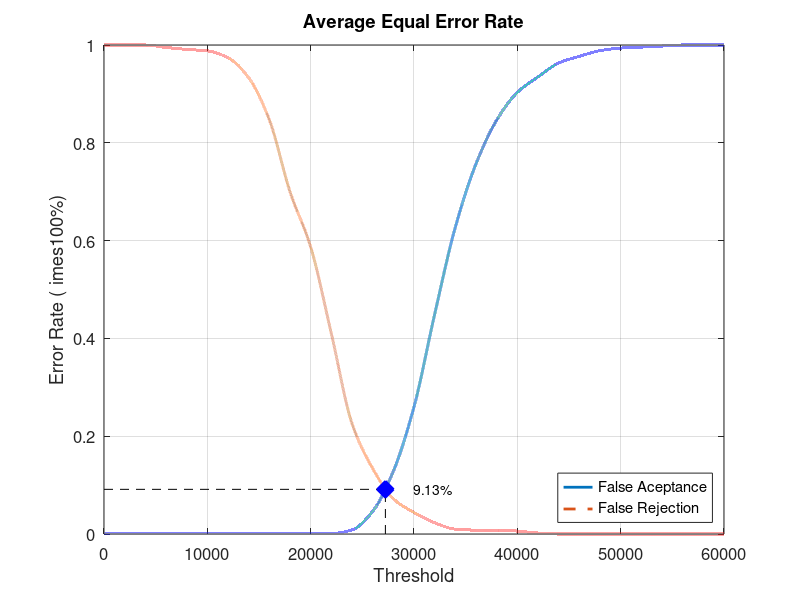
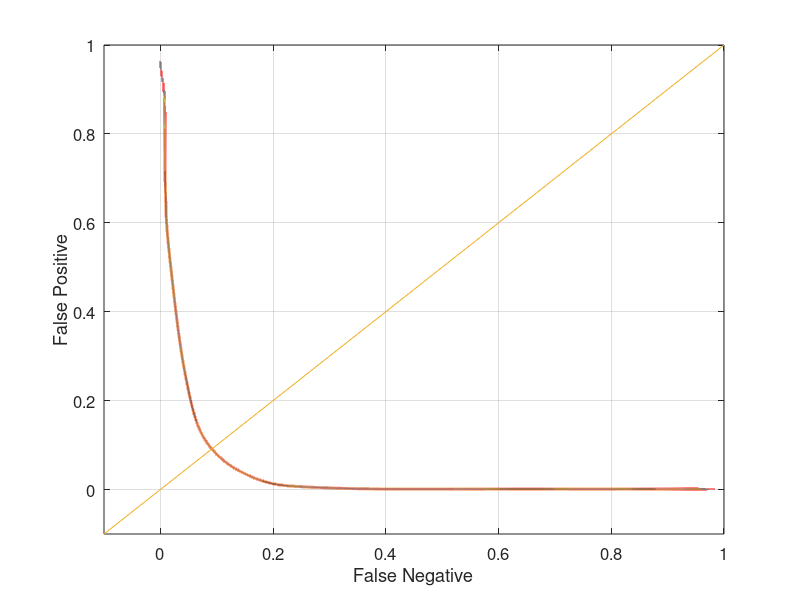

MATLAB code to generate these figures, in order:
close all;
clear;
clc;
x = 0:2000:60000;
xq = 0:0.5:60000;

y0 = [0 0.00105263 0.00105263 0.00105263 0.00105263 0.00105263 0.00105263 0.00105263 0.00105263 0.00105263 0.00105263 0.00105263 0.00842105 0.0463158 0.128421 0.26 0.449474 0.627368 0.756842 0.846316 0.903158 0.934737 0.963158 0.976842 0.988421 0.993684 0.99579 0.997895 1 1 1]
yy0 = interp1(x, y0, xq, 'pchip');
y1 = [1 1 1 0.995 0.991 0.988 0.974 0.933 0.847 0.7 0.587 0.41 0.226 0.134 0.072 0.044 0.023 0.01 0.008 0.008 0.006 0.002 0 0 0 0 0 0 0 0 0]
yy1 = interp1(x, y1, xq, 'pchip');

% Calculating EER: 
y2 = abs(y0 - y1);
find(y2 == min(y2))
yy2 = abs(yy0 - yy1);
xEER = find(yy2 == min(yy2));
xEERIndex = xq(xEER) % X-axis EER
yEER = yy0(xEER) % Y-axis EER

main = figure
plot(xq, yy0,'-','LineWidth', 2);	hold on
plot(xq, yy1,'--','LineWidth', 2);	hold on
plot([xEERIndex xEERIndex], [0 yEER], 'k--');	hold on
plot([0 xEERIndex], [yEER yEER], 'k--');	hold on
plot(xEERIndex, yEER, 'bx', 'LineWidth', 10);	hold on
text(xEERIndex + 10 * xEERIndex / 100, yEER, [num2str(round((10000 * yEER)) / 100) '%'])
legend('False Aceptance', 'False Rejection', 'Location', 'SouthEast')
xlabel('Threshold')
ylabel('Error Rate (	imes100%)')
title('Average Equal Error Rate')
set(gca, 'FontSize', 12)
axis([0 60000 0 1])
grid on

print(main, 'Database1AverageMain', '-dpng');
FNRxFPR = figure('Color', [1 1 1]);
plot(yy1, yy0, '-', yy1, yy0, 'LineWidth', 2);
hold on
y = -0.1:0.1:1
plot(y, y); 
set(gca, 'FontSize', 12)
xlabel('False Negative')
ylabel('False Positive')
axis([-0.1 1 -0.1 1])
set(gca, 'FontSize', 12)
grid on

print(FNRxFPR, 'Database1AverageFNRxFPR','-dpng');
